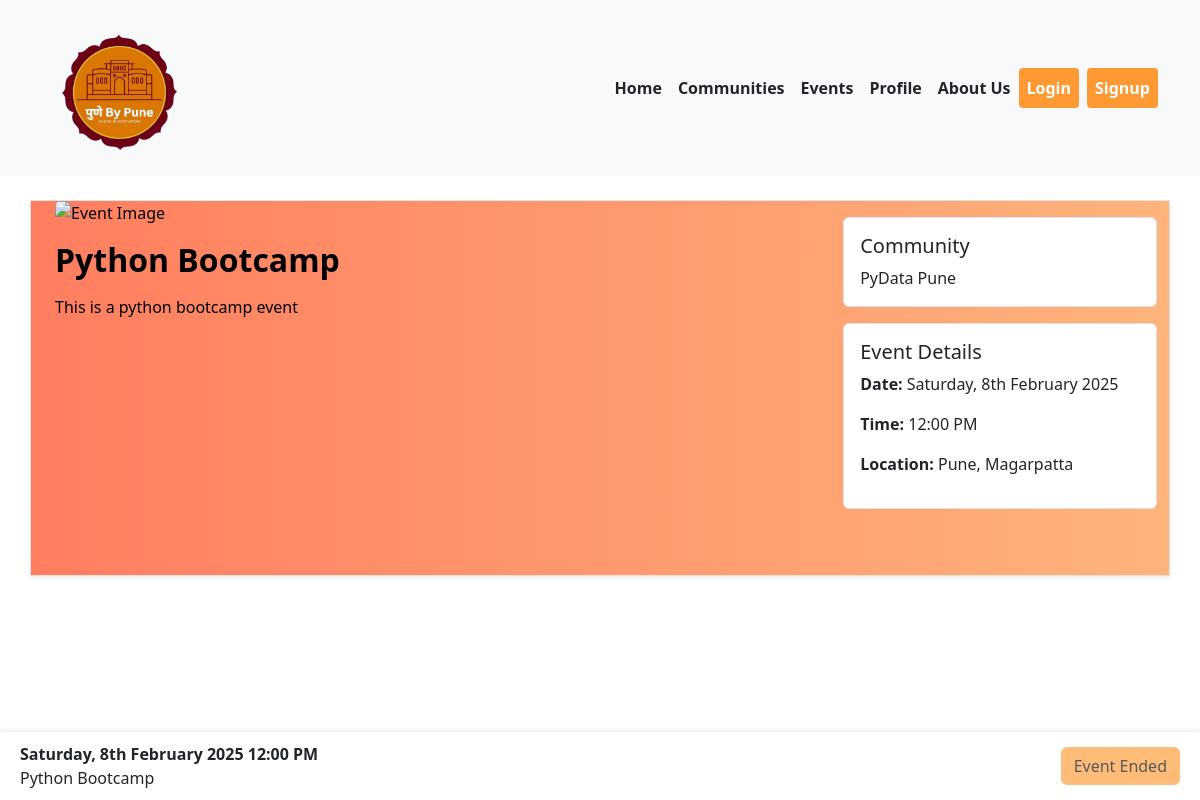
The page /event_info.php?event_id=13 on the database as committed earlier.
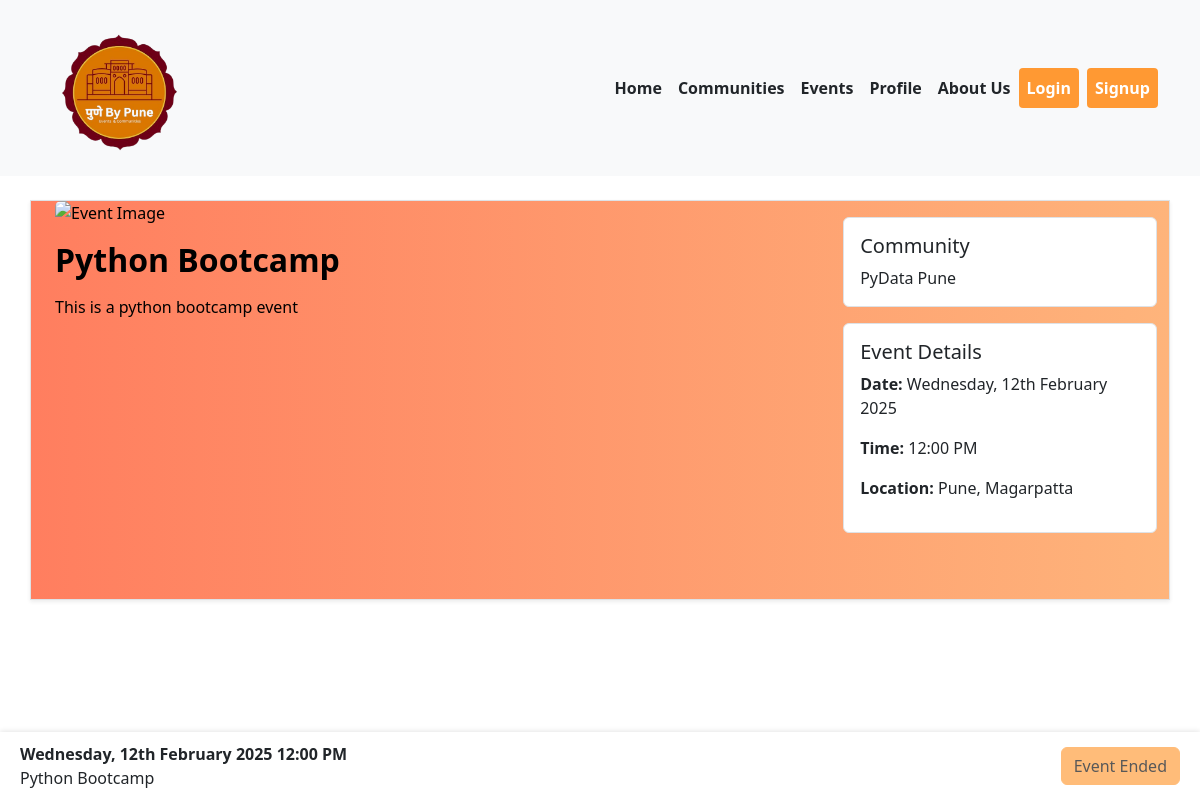
The same page on the database as committed later.
### tables this page shows
CREATE TABLE IF NOT EXISTS `events` (
  `event_id` int NOT NULL AUTO_INCREMENT,
  `community_id` int NOT NULL,
  `event_name` varchar(255) NOT NULL,
  `event_description` text,
  `event_time` datetime NOT NULL,
  `created_at` timestamp NULL DEFAULT CURRENT_TIMESTAMP,
  `location` varchar(255) DEFAULT NULL,
  `state_id` int NOT NULL,
  `city_id` int NOT NULL,
  `pincode_id` int NOT NULL,
  `status` varchar(50) DEFAULT 'active',
  PRIMARY KEY (`event_id`),
  KEY `community_id` (`community_id`),
  KEY `fk_state` (`state_id`),
  KEY `fk_city` (`city_id`),
  KEY `fk_pincode` (`pincode_id`)
);

CREATE TABLE IF NOT EXISTS `communities` (
  `community_id` int NOT NULL AUTO_INCREMENT,
  `community_name` varchar(255) NOT NULL,
  `community_description` text NOT NULL,
  `image_path` varchar(255) NOT NULL,
  `created_at` timestamp NULL DEFAULT CURRENT_TIMESTAMP,
  `admin` tinyint(1) DEFAULT '0',
  `user_id` int DEFAULT NULL,
  `organized_by` varchar(255) NOT NULL,
  `status` tinyint(1) DEFAULT '1',
  `location` varchar(255) DEFAULT NULL,
  `pincode_id` int DEFAULT NULL,
  PRIMARY KEY (`community_id`),
  KEY `user_id` (`user_id`)
);

### event_info.php (the view, shortened to what this page needs)
<?php
include('navbar.php');
include 'connection.php';
if (isset($_GET['event_id'])) {
    $event_id = intval($_GET['event_id']);
    $sql = "SELECT e.event_name, e.event_description, e.event_time, e.community_id, c.community_name, e.location
            FROM events e
            JOIN communities c ON e.community_id = c.community_id
            WHERE e.event_id = ?";
    $stmt = $conn->prepare($sql);
    $stmt->bind_param("i", $event_id);
    $stmt->execute();
    $result = $stmt->get_result();
    if ($result->num_rows > 0) {
        $event = $result->fetch_assoc();
    } else {
        die("Event not found.");
    }
} else {
    die("Invalid event ID.");
}
$event_time_ist = new DateTime($event['event_time']);
$formatted_event_time = $event_time_ist->format('h:i A');
$formatted_event_date = $event_time_ist->format('l, jS F Y');
$user_id = isset($_SESSION['user_id']) ? $_SESSION['user_id'] : null;
$event_id = intval($_GET['event_id']);
$sql_registrationCheck = "SELECT * FROM event_attendees WHERE event_id = ? AND user_id = ?";
$stmt_check = $conn->prepare($sql_registrationCheck);
$stmt_check->bind_param("ii", $event_id, $user_id);
$stmt_check->execute();
$result_check = $stmt_check->get_result();
$is_registered = $result_check->num_rows > 0;
?>
<!DOCTYPE html>
<html lang="en">
<head>
    <link href="https://cdn.jsdelivr.net/npm/bootstrap@5.3.0/dist/css/bootstrap.min.css" rel="stylesheet">
    <link rel="stylesheet" href="./CSS/home.css">
</head>
<body>
    <div class="container my-4 border shadow-sm ps-4" style="padding-bottom: 50px;background: linear-gradient(to right, #ff7e5f, #feb47b); color: black;">
        <div class="row">
            <div class="col-md-8 left-column">
                <img src="path_to_event_image.jpg" alt="Event Image" class="img-fluid rounded mb-3">
                <h2 class="fw-bold"><?php echo htmlspecialchars($event['event_name']); ?></h2>
                <p><?php echo $event['event_description']; ?></p>
            </div>
            <div class="col-md-4 right-column">
                <div class="card mb-3 mt-3 border">
                    <div class="card-body">
                        <h5 class="card-title">Community</h5>
                        <p class="card-text"><?php echo htmlspecialchars($event['community_name']); ?></p>
                    </div>
                </div>
                <div class="card mb-3 mt-3 border">
                    <div class="card-body">
                        <h5 class="card-title">Event Details</h5>
                        <p><strong>Date:</strong> <?php echo htmlspecialchars($formatted_event_date); ?></p>
                        <p><strong>Time:</strong> <?php echo htmlspecialchars($formatted_event_time); ?></p>
                        <p><strong>Location:</strong> <?php echo htmlspecialchars($event['location']); ?></p>
                    </div>
                </div>
            </div>
        </div>
    </div>
    <div class="sticky-bottom-nav d-flex justify-content-between align-items-center">
        <div>
            <span class="fw-bold"><?php echo htmlspecialchars($formatted_event_date); ?> <?php echo htmlspecialchars($formatted_event_time); ?></span><br>
            <span><?php echo htmlspecialchars($event['event_name']); ?></span>
        </div>
        <?php
        $current_time = date('Y-m-d H:i:s');
        $event_time = date('Y-m-d H:i:s', strtotime($event['event_time']));
        if ($event_time > $current_time) {
            if ($is_registered): ?>
                <button class="" style="background-color: green; color: black; font-weight: bold; border: none; padding: 10px 20px;">
                    Registered for Event
                </button>
            <?php else: ?>
                <a href="#" class="btn" style="background-color: green; color: red; font-weight: bold; border: none; padding: 10px 20px;" data-bs-toggle="modal" data-bs-target="#attendModal">
                    Attend
                </a>
        <?php endif;
        } else {
            echo '<button class="btn btn-secondary" style="color: black !important;" disabled>Event Ended</button>';;
        }
        ?>
    </div>
</body>
</html>

Rows that differ between the two databases and show on the page:
changed events "Python Bootcamp": event_time "Saturday, 8th February 2025" → "Wednesday, 12th February 2025"
